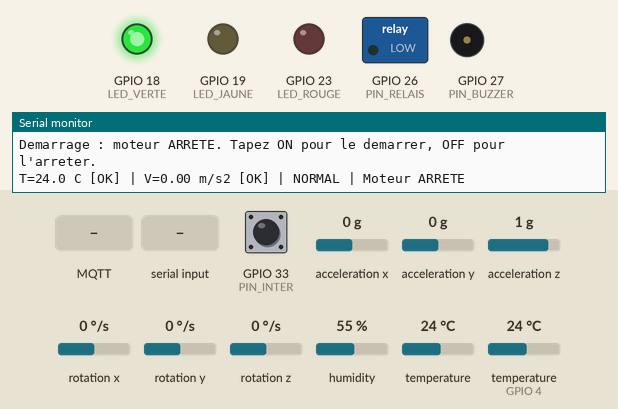
A program run on a simulated ESP32. Shown: switched loads named in the program (green lamp = pin HIGH), output pins drawn as LEDs (lit = HIGH), buzzer (waves = sounding), the last lines printed to the serial monitor. The test bench sets the inputs (shaded band); at power-on: acceleration x 0 g, acceleration y 0 g, GPIO 33 (PIN_INTER) HIGH, acceleration z 1 g, rotation x 0 °/s, rotation y 0 °/s, rotation z 0 °/s, humidity 55 %, temperature 24 °C, temperature (sensor on GPIO 4) 24 °C. WiFi joins after 1.5 s; servers stay silent unless stated; no MQTT or app messages arrive unless stated; not simulated (calls return 0 or success): secrets.h; names the files do not define were given values by the test bench: MQTT_PORT = 1883.

Above: at 2.6 s.
2.7 s: acceleration x set to -0.7 g
6.5 s: acceleration x set to -1 g
At 9.0 s:
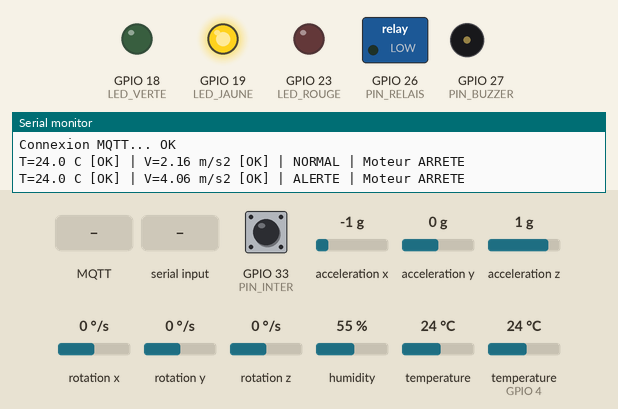
11.5 s: MQTT message "ON" arrives on the first subscribed topic
At 12.7 s:
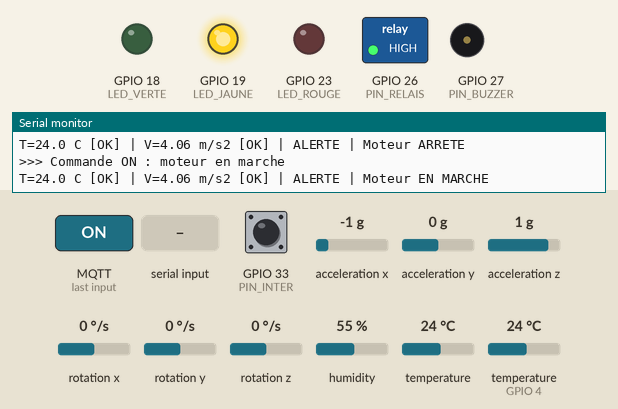
13.0 s: acceleration y set to -0.6 g
15.2 s: acceleration y set to -0.9 g
At 16.4 s:
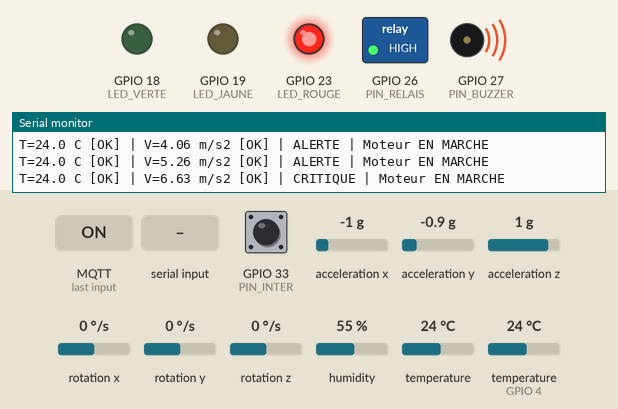
17.5 s: "OFF\n" received over Serial
At 18.5 s:
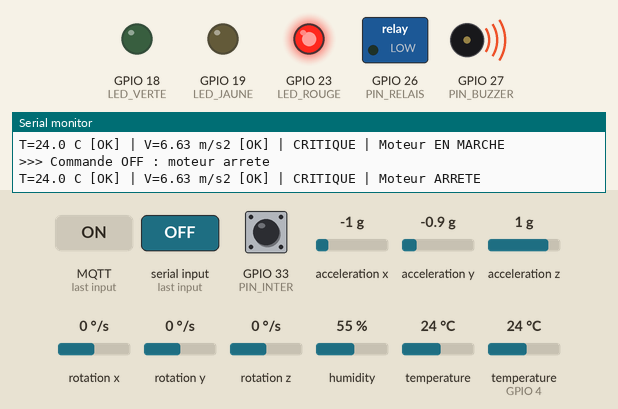
Timing chart, 0 to 20.0 s (numbered marks = the images above; inputs shaded):
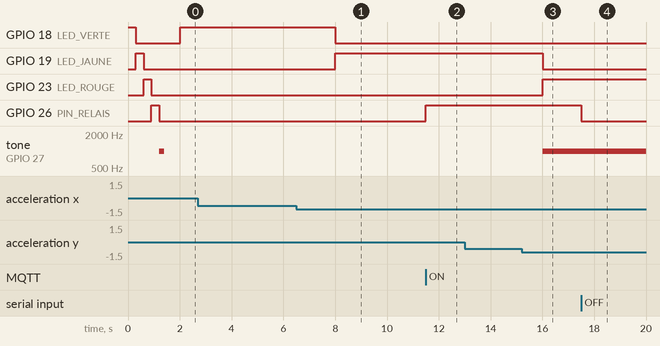

Measured:
- the behaviour switches between -0.8 and -0.9 g on acceleration x (found by bisection; images 0 and 1)
- the behaviour switches between -0.7 and -0.8 g on acceleration y (found by bisection; images 2 and 3)
- after the input at 6.5 s, GPIO 18 (LED_VERTE): HIGH → LOW after 1.5 s; GPIO 19 (LED_JAUNE): LOW → HIGH after 1.5 s
- after the input at 11.5 s, GPIO 26 (PIN_RELAIS): LOW → HIGH at once
- after the input at 15.2 s, GPIO 19 (LED_JAUNE): HIGH → LOW after 0.81 s; GPIO 23 (LED_ROUGE): LOW → HIGH after 0.81 s; tone on GPIO 27 (PIN_BUZZER): silent → 1000 Hz after 0.81 s
- after the input at 17.5 s, GPIO 26 (PIN_RELAIS): HIGH → LOW at once

The program:

main.cpp
```cpp
#include <Arduino.h>
#include <Wire.h>
#include <DHT.h>
#include <Adafruit_MPU6050.h>
#include <Adafruit_Sensor.h>
#include <WiFi.h>
#include <PubSubClient.h>
#include "secrets.h"

const int PIN_DHT    = 4;
const int PIN_RELAIS = 26;
const int PIN_BUZZER = 27;
const int LED_VERTE  = 18;
const int LED_JAUNE  = 19;
const int LED_ROUGE  = 23;
const int PIN_INTER  = 33;

// ---------- Valeurs du cahier des charges ----------
const unsigned long PERIODE_MS = 2000;       // période de mesure
const float T_MIN = -40, T_MAX = 80;         // plage plausible température (°C)
const float V_MIN = 0,   V_MAX = 30;         // plage plausible vibration (m/s²)
const float T_ALERTE = 60, T_CRITIQUE = 70, T_SECURITE = 75;
const float V_ALERTE = 3,  V_CRITIQUE = 6,  V_SECURITE = 8;
const float SAUT_MAX_T = 10;                 // saut suspect entre deux mesures (°C)
const int   CONFIRMATIONS = 3;               // mesures pour confirmer un saut

enum Qualite { Q_OK, Q_HORS_PLAGE, Q_DECONNECTE, Q_PIC };
enum Niveau  { N_NORMAL, N_ALERTE, N_CRITIQUE, N_SECURITE };
const char* NOM_QUALITE[] = {"OK", "HORS_PLAGE", "CAPTEUR_DECONNECTE", "PIC_SUSPECT"};
const char* NOM_NIVEAU[]  = {"NORMAL", "ALERTE", "CRITIQUE", "SECURITE"};

DHT dht(PIN_DHT, DHT22);
Adafruit_MPU6050 mpu;
WiFiClient wifiClient;
PubSubClient mqtt(wifiClient);

const char* TOPIC_TEMP = "usine/ligne1/convoyeur1/capteur/temperature";
const char* TOPIC_VIB  = "usine/ligne1/convoyeur1/capteur/vibration";
const char* TOPIC_ETAT = "usine/ligne1/convoyeur1/etat/connexion";
const char* TOPIC_CMD  = "usine/ligne1/convoyeur1/cmd/relais";

unsigned long dernierEssaiMqtt = 0;
unsigned long seq = 0;           // numéro de chaque mesure publiée

bool  mpuOk = false;
float gRepos = 9.81;
unsigned long dernierCycle = 0;

bool  premiereTemp = true;       // mémoire de l'anti-pic
float derniereTempValide = 0;
int   nbSautsConsecutifs = 0;

bool   relaisOn = false;         // au démarrage, le moteur reste ARRÊTÉ
bool   arretSecurite = false;    // vrai après un arrêt de sécurité, jusqu'au réarmement
bool   mesuresFiables = false;   // les deux capteurs donnent-ils une valeur OK ?
bool   buzzerActif = false;
Niveau niveauActuel = N_NORMAL;
String ligneSerie = "";
bool   coupureWifi = false;      // vrai quand l'interrupteur simule une panne réseau

float normeAcceleration() {
  sensors_event_t a, g, t;
  mpu.getEvent(&a, &g, &t);
  return sqrt(a.acceleration.x * a.acceleration.x +
              a.acceleration.y * a.acceleration.y +
              a.acceleration.z * a.acceleration.z);
}

void autotestActionneurs() {
  const int leds[] = {LED_VERTE, LED_JAUNE, LED_ROUGE};
  for (int led : leds) { digitalWrite(led, HIGH); delay(300); digitalWrite(led, LOW); }
  digitalWrite(PIN_RELAIS, HIGH); delay(300); digitalWrite(PIN_RELAIS, LOW);
  tone(PIN_BUZZER, 1000, 200);
}

// ---------- 1. Validation des mesures ----------
Qualite validerTemperature(float t) {
  if (isnan(t)) return Q_DECONNECTE;
  if (t < T_MIN || t > T_MAX) return Q_HORS_PLAGE;
  if (!premiereTemp && fabs(t - derniereTempValide) > SAUT_MAX_T) {
    nbSautsConsecutifs++;
    if (nbSautsConsecutifs < CONFIRMATIONS) return Q_PIC;
  }
  nbSautsConsecutifs = 0;
  premiereTemp = false;
  derniereTempValide = t;
  return Q_OK;
}

Qualite validerVibration(float v) {
  if (!mpuOk || isnan(v)) return Q_DECONNECTE;
  if (v < V_MIN || v > V_MAX) return Q_HORS_PLAGE;
  return Q_OK;
}

// ---------- 2. Niveau d'alarme (valeurs valides uniquement) ----------
Niveau plusGrave(Niveau a, Niveau b) { return a > b ? a : b; }

Niveau niveauDe(float x, float alerte, float critique, float securite) {
  if (x >= securite) return N_SECURITE;
  if (x >= critique) return N_CRITIQUE;
  if (x >= alerte)   return N_ALERTE;
  return N_NORMAL;
}

Niveau calculerNiveau(float t, Qualite qt, float v, Qualite qv) {
  Niveau n = N_NORMAL;
  if (qt == Q_OK) n = plusGrave(n, niveauDe(t, T_ALERTE, T_CRITIQUE, T_SECURITE));
  if (qv == Q_OK) n = plusGrave(n, niveauDe(v, V_ALERTE, V_CRITIQUE, V_SECURITE));
  if (qt != Q_OK || qv != Q_OK) n = plusGrave(n, N_ALERTE);   // jamais « vert » en cas de doute
  return n;
}

// ---------- 3. Sécurité locale (fonctionne sans réseau) ----------
void securiteLocale(float t, float v) {
  if (niveauActuel == N_SECURITE && relaisOn) {
    relaisOn = false;
    arretSecurite = true;
    Serial.printf(">>> ARRET DE SECURITE LOCAL (T=%.1f C, V=%.2f m/s2)\n", t, v);
  }
}

// ---------- 4. Signalisation sur place ----------
void appliquerSignalisation() {
  digitalWrite(LED_VERTE, niveauActuel == N_NORMAL ? HIGH : LOW);
  digitalWrite(LED_JAUNE, niveauActuel == N_ALERTE ? HIGH : LOW);
  digitalWrite(LED_ROUGE, niveauActuel >= N_CRITIQUE ? HIGH : LOW);
  bool doitSonner = (niveauActuel >= N_CRITIQUE);
  if (doitSonner && !buzzerActif) tone(PIN_BUZZER, 1000);
  if (!doitSonner && buzzerActif) noTone(PIN_BUZZER);
  buzzerActif = doitSonner;
}

// ---------- 5. Commandes (clavier ou MQTT, mêmes règles) ----------
void traiterCommande(String cmd) {
  cmd.trim();
  cmd.toUpperCase();
  if (cmd == "OFF") {
    relaisOn = false;
    Serial.println(">>> Commande OFF : moteur arrete");
  } else if (cmd == "ON") {
    if (niveauActuel == N_SECURITE) {
      Serial.println(">>> Commande ON REFUSEE : valeur au-dessus du seuil de securite");
    } else if (!mesuresFiables) {
      Serial.println(">>> Commande ON REFUSEE : mesures non fiables (capteur en defaut)");
    } else {
      relaisOn = true;
      arretSecurite = false;
      Serial.println(">>> Commande ON : moteur en marche");
    }
  } else {
    Serial.printf(">>> Commande inconnue refusee : %s\n", cmd.c_str());
  }
}

void lireCommandeSerie() {             // lecture caractère par caractère, sans bloquer
  while (Serial.available()) {
    char c = Serial.read();
    if (c == '\n' || c == '\r') {
      if (ligneSerie.length() > 0) { traiterCommande(ligneSerie); ligneSerie = ""; }
    } else {
      ligneSerie += c;
    }
  }
}

// ---------- 6. MQTT ----------
void surCommande(char* topic, byte* payload, unsigned int longueur) {
  String msg = "";
  for (unsigned int i = 0; i < longueur; i++) msg += (char)payload[i];
  if (String(topic) == TOPIC_CMD) traiterCommande(msg);
}

void gererMqtt() {
  if (mqtt.connected()) return;                       // déjà connecté : rien à faire
  if (millis() - dernierEssaiMqtt < 5000) return;     // un essai maximum toutes les 5 s
  dernierEssaiMqtt = millis();
  if (WiFi.status() != WL_CONNECTED) return;          // pas encore de Wi-Fi : on attend

  Serial.print("Connexion MQTT... ");
  // LWT : si l'ESP32 disparaît sans prévenir, le broker publie "offline" à sa place
  if (mqtt.connect("esp32_convoyeur1", MQTT_USER, MQTT_PASS,
                   TOPIC_ETAT, 1, true, "offline")) {
    Serial.println("OK");
    mqtt.publish(TOPIC_ETAT, "online", true);         // retain : l'état reste visible
    mqtt.subscribe(TOPIC_CMD, 1);                     // commandes reçues en QoS 1
  } else {
    Serial.printf("echec (code %d)\n", mqtt.state());
  }
}

// ---------- Initialisation ----------
void setup() {
  Serial.begin(115200);
  pinMode(LED_VERTE, OUTPUT);
  pinMode(LED_JAUNE, OUTPUT);
  pinMode(LED_ROUGE, OUTPUT);
  pinMode(PIN_RELAIS, OUTPUT);
  pinMode(PIN_BUZZER, OUTPUT);
  pinMode(PIN_INTER, INPUT_PULLUP);
  autotestActionneurs();

  dht.begin();
  Wire.begin(21, 22);
  mpuOk = mpu.begin();
  if (!mpuOk) {
    Serial.println("ERREUR : MPU6050 introuvable");
  } else {
    float somme = 0;
    for (int i = 0; i < 20; i++) { somme += normeAcceleration(); delay(10); }
    gRepos = somme / 20;
    Serial.printf("Calibration : acceleration au repos = %.2f m/s2\n", gRepos);
  }
  Serial.println("Demarrage : moteur ARRETE. Tapez ON pour le demarrer, OFF pour l'arreter.");

  WiFi.mode(WIFI_STA);
  WiFi.begin(WIFI_SSID, WIFI_PASS);
  mqtt.setServer(MQTT_HOST, MQTT_PORT);
  mqtt.setCallback(surCommande);
}

// ---------- Boucle principale ----------
void loop() {
  lireCommandeSerie();

  // Interrupteur GPIO 33 : simule une coupure du Wi-Fi
  bool boutonAppuye = (digitalRead(PIN_INTER) == LOW);   // INPUT_PULLUP : appuyé = LOW
  if (boutonAppuye && !coupureWifi) {
    coupureWifi = true;
    WiFi.disconnect();
    Serial.println(">>> Coupure Wi-Fi simulee");
  } else if (!boutonAppuye && coupureWifi) {
    coupureWifi = false;
    WiFi.begin(WIFI_SSID, WIFI_PASS);
    Serial.println(">>> Wi-Fi retabli");
  }

  gererMqtt();      // reconnexion si besoin, sans bloquer
  mqtt.loop();      // traite les messages entrants (commandes ON/OFF)

  if (millis() - dernierCycle >= PERIODE_MS) {
    dernierCycle = millis();

    float t = dht.readTemperature();
    float v = mpuOk ? fabs(normeAcceleration() - gRepos) : NAN;
    Qualite qt = validerTemperature(t);
    Qualite qv = validerVibration(v);
    mesuresFiables = (qt == Q_OK && qv == Q_OK);
    niveauActuel = calculerNiveau(t, qt, v, qv);

    securiteLocale(t, v);
    appliquerSignalisation();

    Serial.printf("T=%.1f C [%s] | V=%.2f m/s2 [%s] | %s | Moteur %s%s\n",
                  t, NOM_QUALITE[qt], v, NOM_QUALITE[qv], NOM_NIVEAU[niveauActuel],
                  relaisOn ? "EN MARCHE" : "ARRETE", arretSecurite ? " (arret de securite)" : "");

    if (mqtt.connected()) {
      seq++;
      char buf[128];

      // Un capteur muet publie null, pas "nan" (ce qui casserait le JSON)
      if (isnan(t)) {
        snprintf(buf, sizeof(buf), "{\"valeur\":null,\"unite\":\"C\",\"qualite\":\"%s\",\"seq\":%lu}",
                 NOM_QUALITE[qt], seq);
      } else {
        snprintf(buf, sizeof(buf), "{\"valeur\":%.1f,\"unite\":\"C\",\"qualite\":\"%s\",\"seq\":%lu}",
                 t, NOM_QUALITE[qt], seq);
      }
      mqtt.publish(TOPIC_TEMP, buf);

      if (isnan(v)) {
        snprintf(buf, sizeof(buf), "{\"valeur\":null,\"unite\":\"m/s2\",\"qualite\":\"%s\",\"seq\":%lu}",
                 NOM_QUALITE[qv], seq);
      } else {
        snprintf(buf, sizeof(buf), "{\"valeur\":%.2f,\"unite\":\"m/s2\",\"qualite\":\"%s\",\"seq\":%lu}",
                 v, NOM_QUALITE[qv], seq);
      }
      mqtt.publish(TOPIC_VIB, buf);
    }
  }

  digitalWrite(PIN_RELAIS, relaisOn ? HIGH : LOW);   // une commande agit tout de suite
}
```
